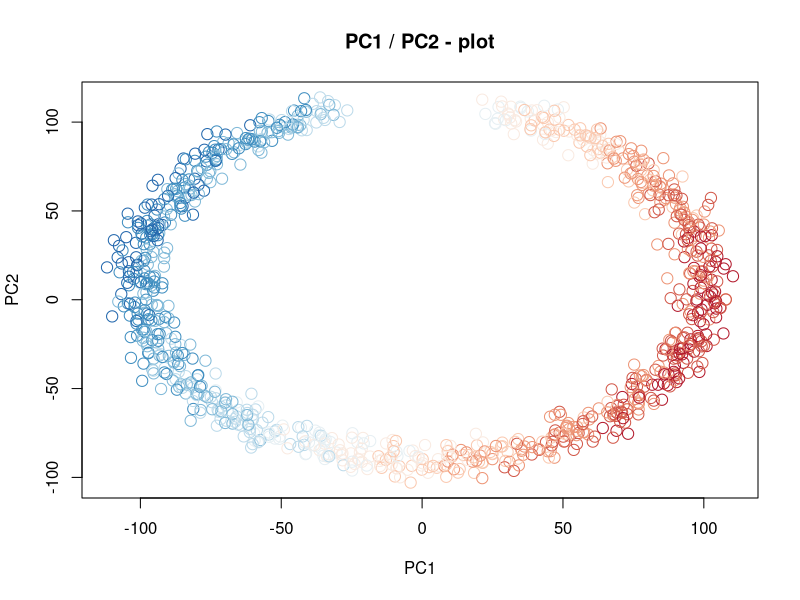

Generate this figure with R:
library(RColorBrewer)

data <- read.csv("mysticdata.csv", sep=";")
data.pca <- prcomp(data, center=TRUE)
rbPal <- colorRampPalette(c(brewer.pal(n = 9, name = 'RdBu')))
col <- rbPal(10)[as.numeric(cut(data$y, breaks = 10))]

plot(data.pca$x[,1], data.pca$x[,2], pch=21, 
     cex=1.5, col=col, xlab="PC1", 
     ylab = "PC2", main = "PC1 / PC2 - plot")